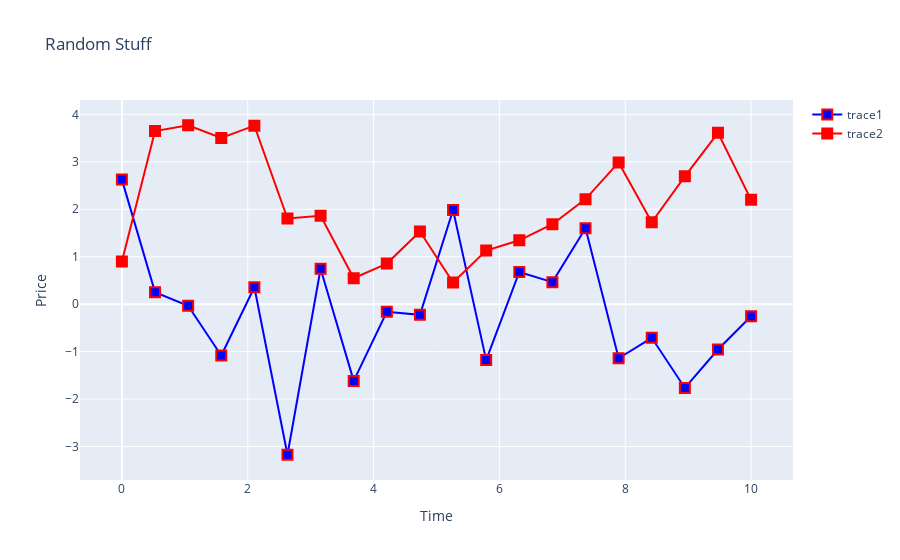

Notebook cell for this chart:
### Markdown cell above
Layout Object

### Code cell
layout_settings = {
    'title' : 'Random Stuff',
    'xaxis' : {
        'title' : 'Time'
    },
    'yaxis' : {
        'title' : 'Price'
    }
}
layout = go.Layout(layout_settings)
fig.update_layout(layout)
fig.show()

### Figure 1 — Plotly figure (JSON) as saved in the notebook; plotly's stock layout.template omitted (floating-point values rounded to 4 significant figures)
{"data": [{"marker": {"color": "blue", "line": {"color": "red", "width": 2}, "size": 10, "symbol": "square"}, "mode": "lines+markers", "name": "trace1", "type": "scatter", "x": [0, 0.5263, 1.053, 1.579, 2.105, 2.632, 3.158, 3.684, 4.211, 4.737, 5.263, 5.789, 6.316, 6.842, 7.368, 7.895, 8.421, 8.947, 9.474, 10], "y": [2.624, 0.2529, -0.03289, -1.081, 0.356, -3.174, 0.7449, -1.618, -0.162, -0.2249, 1.985, -1.18, 0.6771, 0.4638, 1.6, -1.141, -0.7096, -1.766, -0.9566, -0.2563]}, {"marker": {"color": "red", "line": {"color": "red", "width": 2}, "size": 10, "symbol": "square"}, "mode": "lines+markers", "name": "trace2", "type": "scatter", "x": [0, 0.5263, 1.053, 1.579, 2.105, 2.632, 3.158, 3.684, 4.211, 4.737, 5.263, 5.789, 6.316, 6.842, 7.368, 7.895, 8.421, 8.947, 9.474, 10], "y": [0.8994, 3.647, 3.77, 3.502, 3.761, 1.804, 1.861, 0.5479, 0.8554, 1.531, 0.4562, 1.129, 1.345, 1.685, 2.213, 2.987, 1.726, 2.694, 3.611, 2.198]}], "layout": {"autosize": true, "title": {"text": "Random Stuff"}, "xaxis": {"autorange": true, "range": [-0.634, 10.63], "title": {"text": "Time"}, "type": "linear"}, "yaxis": {"autorange": true, "range": [-3.769, 4.365], "title": {"text": "Price"}, "type": "linear"}}}
